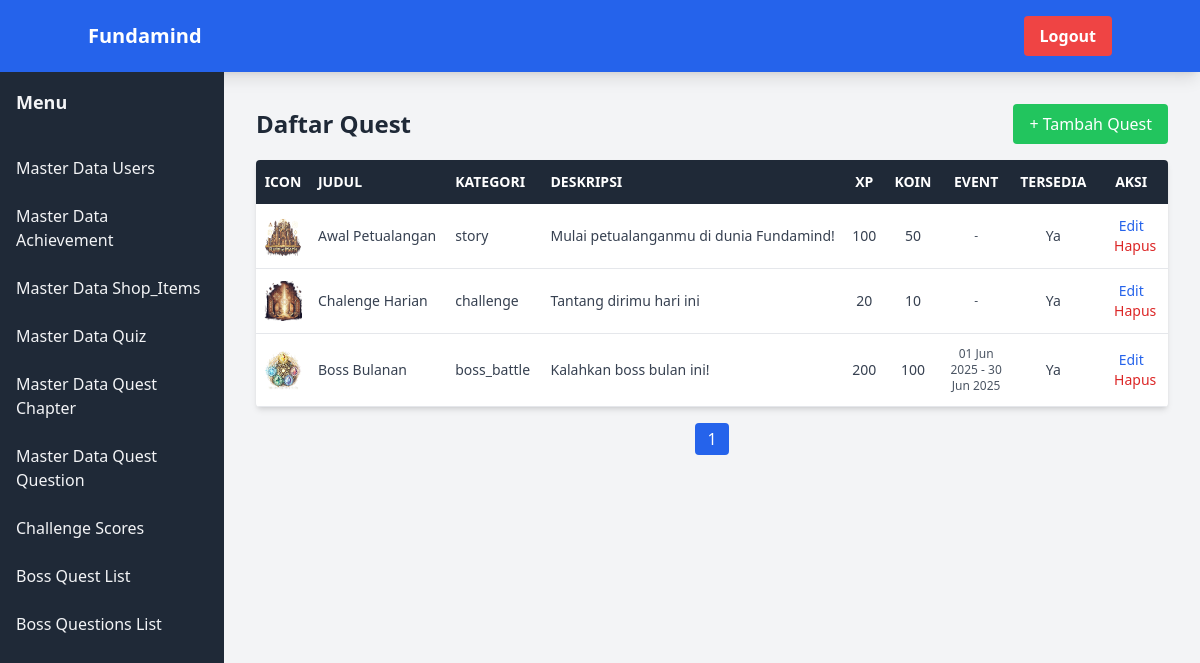
Screenshot of /pages/admin/quest_list.php with the database file from the repository.
### tables this page shows
CREATE TABLE `quests` (
  `id_quest` int NOT NULL,
  `judul` varchar(100) NOT NULL,
  `deskripsi` text,
  `kategori` enum('story','challenge','boss_battle') NOT NULL,
  `xp_reward` int DEFAULT '0',
  `coin_reward` int DEFAULT '0',
  `gambar_icon` varchar(255) DEFAULT NULL,
  `tersedia` tinyint(1) DEFAULT '1',
  `mulai_event` date DEFAULT NULL,
  `akhir_event` date DEFAULT NULL
);

### pages/admin/quest_list.php (the view, shortened to what this page needs)
<?php
include __DIR__ . '../../db.php';
$perPage = 10;
$page = isset($_GET['page']) ? max(1, intval($_GET['page'])) : 1;
$offset = ($page - 1) * $perPage;
$totalResult = mysqli_query($koneksi, "SELECT COUNT(*) as total FROM quests");
$totalRows = mysqli_fetch_assoc($totalResult)['total'];
$totalPages = ceil($totalRows / $perPage);
$query = "SELECT id_quest, judul, kategori, deskripsi, xp_reward, coin_reward, gambar_icon, mulai_event, akhir_event, tersedia FROM quests ORDER BY id_quest ASC LIMIT $perPage OFFSET $offset";
$result = mysqli_query($koneksi, $query);
?>
<!DOCTYPE html>
<html lang="id">
<head>
    <script src="https://cdn.tailwindcss.com"></script>
</head>
<body class="bg-gray-100 font-sans leading-normal tracking-normal">
    <?php include 'includes/navbar.php'; ?>
    <div class="flex">
        <?php include 'includes/sidebar.php'; ?>
        <div class="flex-1 p-8">
            <div class="container mx-auto">
                <div class="flex justify-between items-center mb-4">
                    <h2 class="text-2xl font-bold text-gray-800">Daftar Quest</h2>
                    <a href="index.php?modul=quest&fitur=create" class="bg-green-500 text-white px-4 py-2 rounded hover:bg-green-600">
                        + Tambah Quest
                    </a>
                </div>
                <div class="bg-white shadow-md rounded overflow-x-auto">
                    <table class="min-w-full table-auto">
                        <thead class="bg-gray-800 text-white text-sm uppercase">
                            <tr>
                                <th class="px-2 py-3 w-16">Icon</th>
                                <th class="px-2 py-3 w-40 text-left">Judul</th>
                                <th class="px-2 py-3 w-32 text-left">Kategori</th>
                                <th class="px-2 py-3 w-64 text-left">Deskripsi</th>
                                <th class="px-2 py-3 w-16 text-center">XP</th>
                                <th class="px-2 py-3 w-16 text-center">Koin</th>
                                <th class="px-2 py-3 w-40 text-center">Event</th>
                                <th class="px-2 py-3 w-20 text-center">Tersedia</th>
                                <th class="px-2 py-3 w-32 text-center">Aksi</th>
                            </tr>
                        </thead>
                        <tbody class="text-gray-700 text-sm">
                            <?php while ($quest = mysqli_fetch_assoc($result)) : ?>
                                <tr class="border-b hover:bg-gray-50">
                                    <td class="px-2 py-3 text-center w-16">
                                        <img src="<?php echo 'assets/images/' . htmlspecialchars($quest['gambar_icon']); ?>" alt="icon" class="h-10 mx-auto">
                                    </td>
                                    <td class="px-2 py-3 w-40 max-w-xs truncate"><?php echo htmlspecialchars($quest['judul']); ?></td>
                                    <td class="px-2 py-3 w-32 max-w-xs truncate"><?php echo htmlspecialchars($quest['kategori']); ?></td>
                                    <td class="px-2 py-3 w-64 max-w-xs truncate"><?php echo htmlspecialchars($quest['deskripsi']); ?></td>
                                    <td class="px-2 py-3 text-center w-16"><?php echo $quest['xp_reward']; ?></td>
                                    <td class="px-2 py-3 text-center w-16"><?php echo $quest['coin_reward']; ?></td>
                                    <td class="px-2 py-3 text-center w-40 text-xs text-gray-600">
                                        <?php
                                        if ($quest['mulai_event'] && $quest['akhir_event']) {
                                            echo date('d M Y', strtotime($quest['mulai_event'])) . ' - ' . date('d M Y', strtotime($quest['akhir_event']));
                                        } else {
                                            echo '-';
                                        }
                                        ?>
                                    </td>
                                    <td class="px-2 py-3 text-center w-20">
                                        <?php echo $quest['tersedia'] == 1 ? 'Ya' : 'Tidak'; ?>
                                    </td>
                                    <td class="px-2 py-3 text-center w-32 space-x-2">
                                        <a href="index.php?modul=quest&fitur=edit&id=<?php echo $quest['id_quest']; ?>" class="text-blue-600 hover:underline">Edit</a>
                                        <a href="index.php?modul=quest&fitur=delete&id=<?php echo $quest['id_quest']; ?>" onclick="return confirm('Yakin ingin menghapus quest ini?')" class="text-red-600 hover:underline">Hapus</a>
                                    </td>
                                </tr>
                            <?php endwhile; ?>
                        </tbody>
                    </table>
                </div>
                <div class="mt-4 flex justify-center space-x-2">
                  <?php for ($i = 1; $i <= $totalPages; $i++): ?>
                    <a href="?modul=quest&fitur=list&page=<?php echo $i; ?>"
                       class="px-3 py-1 rounded <?php echo $i == $page ? 'bg-blue-600 text-white' : 'bg-gray-200 text-gray-700'; ?>">
                      <?php echo $i; ?>
                    </a>
                  <?php endfor; ?>
                </div>
            </div>
        </div>
    </div>
</body>
</html>

### rows the page displays
quests: gambar_icon (picture), judul "Awal Petualangan", kategori "story", deskripsi "Mulai petualanganmu di dunia Fundamind!", xp_reward "100", coin_reward "50", tersedia "Ya"
quests: gambar_icon (picture), judul "Chalenge Harian", kategori "challenge", deskripsi "Tantang dirimu hari ini", xp_reward "20", coin_reward "10", tersedia "Ya"
quests: gambar_icon (picture), judul "Boss Bulanan", kategori "boss_battle", deskripsi "Kalahkan boss bulan ini!", xp_reward "200", coin_reward "100", mulai_event "01 Jun 2025", akhir_event "30 Jun 2025", tersedia "Ya"
